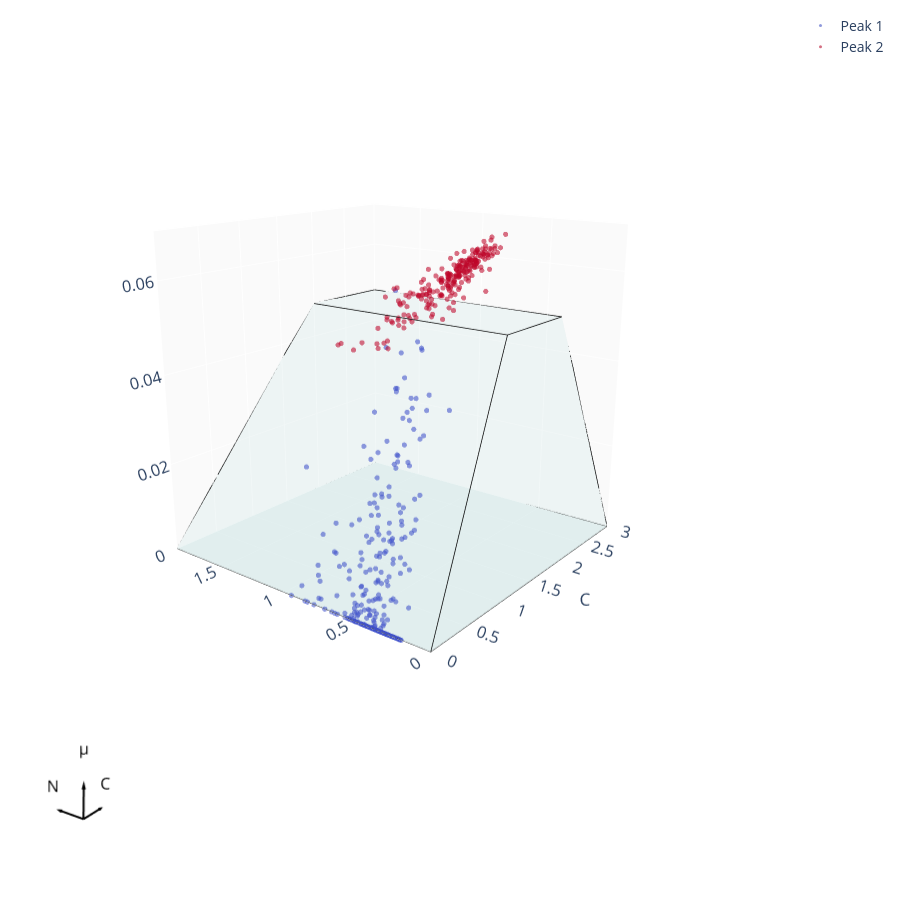

Notebook code cell kept with this figure:
### Code cell
import numpy as np
import pandas as pd
import plotly.graph_objects as go
import matplotlib.pyplot as plt
from scipy.spatial import ConvexHull
from collections import defaultdict

# =========================
# Load feasibility polytope
# =========================

points = pd.read_csv('results_new/feasibility_std_NEW.dat', sep='\t')
points.columns = ['C', 'N', 'G']

# =========================
# Visible axis ranges -- defined ONCE here and reused both for the scene
# layout below AND for computing the plane-cut wireframe segments, so the
# cut lines can never drift out of sync with what's actually visible.
# =========================

X_RANGE = [0, 3]
Y_RANGE = [0, 1.9]
Z_RANGE = [0, 0.07]

# =========================
# Figure
# =========================

fig = go.Figure()

# --- build one 3D point cloud: the real growth-rate surface + its floor twin ---
floor_x = np.concatenate([points['C'], points['C']])
floor_y = np.concatenate([points['N'], points['N']])
floor_z = np.concatenate([points['G'], np.zeros(len(points))])
pts_3d = np.column_stack([floor_x, floor_y, floor_z])

# compute the actual polytope in Python (scipy), instead of leaving the
# triangulation to alphahull in the browser -- this is what both the shaded
# faces AND the wireframe edges below are built from, so they always agree
hull = ConvexHull(pts_3d)
face_i, face_j, face_k = hull.simplices[:, 0], hull.simplices[:, 1], hull.simplices[:, 2]

fig.add_trace(
    go.Mesh3d(
        x=pts_3d[:, 0], y=pts_3d[:, 1], z=pts_3d[:, 2],
        i=face_i, j=face_j, k=face_k,
        opacity=0.15,
        color="rgba(0,128,128,0.35)",
        flatshading=True,
        name='Feasibility polytope',
        hoverinfo='skip',
        showscale=False
    )
)

# =========================
# Boundary edges -- derived from the SAME hull as the mesh above, so they
# always trace exactly the edges of the feasibility region (no more
# hand-typed coordinates that can drift out of sync with the data)
# =========================

def hull_feature_edges(hull, angle_tol_deg=1.0):
    """
    Only the 'sharp' edges of the hull -- where two adjacent triangles meet
    at a real corner of the polytope -- skipping the internal edges that
    just split a flat face (like the floor or the top plateau) into
    triangles.
    """
    edge_faces = defaultdict(list)
    for face_idx, simplex in enumerate(hull.simplices):
        for a, b in [(simplex[0], simplex[1]), (simplex[1], simplex[2]), (simplex[2], simplex[0])]:
            edge = tuple(sorted((int(a), int(b))))
            edge_faces[edge].append(face_idx)
    normals = hull.equations[:, :3]
    cos_tol = np.cos(np.radians(angle_tol_deg))
    edges = []
    for edge, faces in edge_faces.items():
        if len(faces) == 2:
            n1, n2 = normals[faces[0]], normals[faces[1]]
            if np.dot(n1, n2) < cos_tol:
                edges.append(edge)
        else:
            edges.append(edge)
    return edges


def hull_plane_cut_edges(hull, pts_3d, axis, value, eps=1e-9):
    """
    Cross-section of the hull with the plane `pts_3d[:, axis] == value`,
    returned as a list of (point_a, point_b) segments.

    Used to draw a clean boundary line wherever the mesh actually gets
    clipped by the visible axis range (e.g. the C axis being cropped to
    [0, 3] while the underlying data extends to C=10) -- otherwise Plotly
    just silently cuts the mesh off there with no marked edge.

    Triangles that lie ENTIRELY in the cutting plane are skipped: those are
    real hull faces coincident with the plane (e.g. the z=0 floor, or a
    C=0/N=0 wall if the data starts exactly at the axis origin), not a cut
    -- their boundary is already traced by hull_feature_edges above, so
    including them here would just redraw the internal triangulation lines
    of that flat face.
    """
    d = pts_3d[:, axis] - value
    segments = []
    for simplex in hull.simplices:
        ds = d[simplex]
        signs = np.sign(np.where(np.abs(ds) < eps, 0, ds))
        if not (1 in signs and -1 in signs):
            # the plane doesn't actually pass through this triangle's
            # interior -- either the whole triangle is coincident with it
            # (a real face, e.g. the z=0 floor -- already traced by
            # hull_feature_edges) or the plane only touches one vertex
            # without slicing across (not a genuine cut)
            continue
        cross_pts = []
        for a_idx in range(3):
            b_idx = (a_idx + 1) % 3
            da, db = ds[a_idx], ds[b_idx]
            if abs(da) < eps:
                cross_pts.append(pts_3d[simplex[a_idx]])
            elif da * db < 0:
                t = da / (da - db)
                cross_pts.append(pts_3d[simplex[a_idx]] + t * (pts_3d[simplex[b_idx]] - pts_3d[simplex[a_idx]]))
        if len(cross_pts) >= 2:
            segments.append((cross_pts[0], cross_pts[1]))
    return segments


feature_edges = hull_feature_edges(hull)

edge_x, edge_y, edge_z = [], [], []
for a, b in feature_edges:
    edge_x += [pts_3d[a, 0], pts_3d[b, 0], None]
    edge_y += [pts_3d[a, 1], pts_3d[b, 1], None]
    edge_z += [pts_3d[a, 2], pts_3d[b, 2], None]

# add cut lines wherever the hull actually crosses one of the visible axis
# range boundaries (a no-op for any plane the hull doesn't reach, e.g. the
# z-axis upper range if growth rate never gets that high)
for axis, rng in zip((0, 1, 2), (X_RANGE, Y_RANGE, Z_RANGE)):
    for value in rng:
        for p_a, p_b in hull_plane_cut_edges(hull, pts_3d, axis, value):
            edge_x += [p_a[0], p_b[0], None]
            edge_y += [p_a[1], p_b[1], None]
            edge_z += [p_a[2], p_b[2], None]

fig.add_trace(
    go.Scatter3d(
        x=edge_x,
        y=edge_y,
        z=edge_z,
        mode='lines',
        line=dict(color='black', width=1.5),
        showlegend=False,
        hoverinfo='skip'
    )
)

# =========================
# Experimental data -- split by cluster
# =========================

df2 = pd.read_csv(
    'results_new/results_std_corrected_12h_PEAKS.dat',
    sep='\t'
).reset_index(drop=True)

clusters = pd.read_csv(
    'results_new/clusters_4to12h_N_NEW.dat',
    sep='\t'
).reset_index(drop=True)
# .reset_index(drop=True) on BOTH above is what makes the boolean mask below
# line up by *position* rather than by whatever index each file happened to
# come in with -- if df2 and clusters weren't built row-for-row in the same
# order to begin with, this still won't fix that, but it removes index
# mismatches as a source of silently-empty/misaligned subsets.

dfs = [df2[clusters['cluster'].to_numpy() == i].reset_index(drop=True) for i in range(2)]

# --- Colors ---
# plt.cm.coolwarm(...) returns a matplotlib RGBA tuple with components in
# 0-1 (e.g. (0.129, 0.400, 0.674, 1.0)). Plotly's marker.color does NOT
# understand that -- it wants a CSS-style string ("rgb(...)", "rgba(...)",
# hex, or a named color). Handing it a raw float tuple is why the cluster
# markers weren't painting: this converts it to a string Plotly can use.
def mpl_to_rgba_str(rgba, alpha=None):
    r, g, b = rgba[:3]
    a = alpha if alpha is not None else (rgba[3] if len(rgba) > 3 else 1.0)
    return f'rgba({int(round(r*255))},{int(round(g*255))},{int(round(b*255))},{a})'

cmap = plt.cm.coolwarm
color_peak1 = mpl_to_rgba_str(cmap(0.0), alpha=0.95)   # coolwarm dark blue -> Peak 1
color_peak2 = mpl_to_rgba_str(cmap(1.0), alpha=0.95)   # coolwarm dark red  -> Peak 2
colors = [color_peak1, color_peak2]
labels = ['Peak 1', 'Peak 2']   # matches cluster order (0 -> Peak 1, 1 -> Peak 2)

# =========================
# Add data traces
# =========================

for trace_idx, dfi in enumerate(dfs):

    mask = dfi['u_N'] < 10  # note: filters on u_N, not u_C -- keep if intentional
    dfi = dfi[mask]

    fig.add_trace(
        go.Scatter3d(
            x=dfi['u_C'],
            y=dfi['u_N'],
            z=dfi['g'],

            mode='markers',

            name=labels[trace_idx],

            marker=dict(
                size=3,
                color=colors[trace_idx],
                opacity=0.6,
                line=dict(width=0)
            ),

            error_z=dict(
                type='data',
                array=dfi['sd'],
                visible=False,
                color='grey',
                thickness=0.5,
                width=2
            )
        )
    )

# =========================
# Axis triad -- small second 3D scene in the bottom-left corner that uses
# the SAME camera as the main scene, so its arrows show the orientation
# of the C, N and growth-rate axes in this view.
# =========================

CAMERA = dict(
    eye=dict(x=-2.3, y=-1.8, z=0.85),   # pulled back ~20% so labels aren't clipped
    center=dict(x=0, y=0, z=-0.08),   # nudges the polytope down in the frame
    up=dict(x=0, y=0, z=1)
)

TRIAD_LABELS = ['C', 'N', 'μ']   # short names matching the main axes
TRIAD_COLOR = 'black'

for vec, lab in zip(np.eye(3), TRIAD_LABELS):
    # shaft
    fig.add_trace(go.Scatter3d(
        x=[0, vec[0]], y=[0, vec[1]], z=[0, vec[2]],
        mode='lines', line=dict(color=TRIAD_COLOR, width=4),
        scene='scene2', showlegend=False, hoverinfo='skip'
    ))
    # arrowhead
    fig.add_trace(go.Cone(
        x=[vec[0]], y=[vec[1]], z=[vec[2]],
        u=[vec[0]], v=[vec[1]], w=[vec[2]],
        sizemode='absolute', sizeref=0.25, anchor='tail',
        colorscale=[[0, TRIAD_COLOR], [1, TRIAD_COLOR]], showscale=False,
        scene='scene2', showlegend=False, hoverinfo='skip'
    ))
    # label
    fig.add_trace(go.Scatter3d(
        x=[vec[0]*1.45], y=[vec[1]*1.45], z=[vec[2]*1.45],
        mode='text', text=[lab], textfont=dict(size=16, color=TRIAD_COLOR),
        scene='scene2', showlegend=False, hoverinfo='skip'
    ))

_hidden_axis = dict(visible=False, range=[-0.2, 1.6])

# =========================
# Layout
# =========================

fig.update_layout(

    width=900,
    height=900,

    font=dict(size=14),

    margin=dict(
        r=10,
        l=10,
        b=10,
        t=10
    ),

#
    #legend=dict(
    #    x=0.7,
    #    y=0.7,
    #    bgcolor='rgba(255,255,255,0.7)',
    #    font=dict(size=15),
#
    #    itemsizing='constant'   # <-- THIS is what makes legend markers bigger & consistent
    #),


    scene=dict(

        # main plot area: leave a strip at the bottom-left for the triad
        domain=dict(x=[0.0, 1.0], y=[0.08, 1.0]),

        xaxis=dict(
            title='C', #  Lower bound for<br>C uptake (mmol·gDW⁻¹·h⁻¹)',
            backgroundcolor="#FAFAFA",
            gridcolor="white",
            showbackground=True,
            zerolinecolor="white",
            range=X_RANGE
        ),

        yaxis=dict(
            title='', # Lower bound for<br>N uptake (mmol·gDW⁻¹·h⁻¹)',
            backgroundcolor="#FAFAFA",
            gridcolor="white",
            showbackground=True,
            zerolinecolor="white",
            range=Y_RANGE
        ),

        zaxis=dict(
            title='',#Growth rate (h⁻¹)',
            backgroundcolor="#FAFAFA",
            gridcolor="white",
            showbackground=True,
            zerolinecolor="white",
            range=Z_RANGE
        ),

        camera=CAMERA
    ),

    # triad scene: bottom-left corner, same camera, no axes/background
    scene2=dict(
        domain=dict(x=[0.02, 0.16], y=[0.04, 0.18]),
        xaxis=_hidden_axis, yaxis=_hidden_axis, zaxis=_hidden_axis,
        aspectmode='cube',
        camera=CAMERA,
        dragmode=False
    )
)

fig.write_html('test_polytope.html')
fig.show()

### Figure 1 — Plotly figure (JSON) as saved in the notebook; plotly's stock layout.template omitted (floating-point values rounded to 4 significant figures; data arrays with more than 128 entries replaced by an {"elided": "..."} marker saying what was removed)
{"data": [{"color": "rgba(0,128,128,0.35)", "flatshading": true, "hoverinfo": "skip", "i": [66, 22, 22, 22, 22, 22, 23, 881, 881, 424, 424, 423, 423, 423, 66, 66, 83, 83, 41, 41, 41, 41, 41, 41, 41, 41], "j": [67, 420, 423, 66, 67, 66, 67, 20, 420, 104, 104, 881, 881, 424, 424, 423, 104, 67, 881, 104, 881, 83, 20, 23, 83, 23], "k": [88, 0, 420, 423, 0, 67, 0, 0, 0, 88, 440, 420, 440, 440, 88, 424, 88, 88, 20, 440, 440, 104, 0, 0, 67, 67], "name": "Feasibility polytope", "opacity": 0.15, "showscale": false, "type": "mesh3d", "x": {"elided": "882 float values"}, "y": {"elided": "882 float values"}, "z": {"elided": "882 float values"}}, {"hoverinfo": "skip", "line": {"color": "black", "width": 1.5}, "mode": "lines", "showlegend": false, "type": "scatter3d", "x": [1.5, 2, null, 0, 10, null, 0, 0.5, null, 10, 10, null, 0.5, 1.5, null, 0, 10, null, 0, 0, null, 10, 10, null, 2, 2, null, 2, 10, null, 2, 10, null, 10, 10, null, 10, 10, null, 10, 10, null, 1.5, 2, null, 0, 0.5, null, 0.5, 1.5, null, 3, 3, null, 3, 3, null, 3, 3, null, 3, 3, null, 3, 3, null, 3, 3, null, 3, 3, null, 3, 3, null, 3, 3, null, 3, 3, null, 3, 3, null, 3, 3, null, 0, 9.5, null, 10, 9.5, null, 2.5, 2, null, 2.5, 10, null, 10, 10, null, 10, 10, null, 10, 10, null, 2, 1.531, null, 1.5, 1.531, null, 0, 0.475, null, 0.5, 0.475, null, 1.5, 0.5625, null, 0.5, 0.5625, null], "y": [0.3, 0.4, null, 0, 0, null, 0, 0.1, null, 0, 0.3, null, 0.1, 0.3, null, 2, 2, null, 0, 2, null, 0, 2, null, 0.4, 2, null, 0.4, 0.4, null, 2, 2, null, 0.4, 2, null, 2, 2, null, 0.3, 0.4, null, 2, 2, null, 2, 2, null, 2, 2, null, 0.07368, 0, null, 0.1526, 0.07368, null, 0.3, 0.1526, null, 2, 0.6, null, 0, 0.6, null, 1.8, 0.4, null, 1.8, 2, null, 0.3176, 0.4, null, 0.3, 0.3176, null, 2, 2, null, 2, 2, null, 2, 2, null, 1.9, 1.9, null, 1.9, 1.9, null, 1.9, 1.9, null, 1.9, 1.9, null, 1.9, 1.9, null, 1.9, 1.9, null, 1.9, 1.9, null, 1.9, 1.9, null, 1.9, 1.9, null, 1.9, 1.9, null, 1.9, 1.9, null, 1.9, 1.9, null, 1.9, 1.9, null], "z": [0.03633, 0.0481, null, 0, 6.17e-15, null, 0, 0.01211, null, 6.17e-15, 0.03633, null, 0.01211, 0.03633, null, 0, 0, null, 0, 0, null, 6.17e-15, 0, null, 0.0481, 0.0481, null, 0.0481, 0.0481, null, 0.0481, 0.0481, null, 0.0481, 0.0481, null, 0.0481, 0, null, 0.03633, 0.0481, null, 0.03655, 0.0481, null, 0, 0.01218, null, 0.01218, 0.03655, null, 0.008922, 1.851e-15, null, 0.01848, 0.008922, null, 0.03633, 0.01848, null, 0, 0, null, 1.851e-15, 0, null, 0.0481, 0.0481, null, 0.0481, 0.0481, null, 0.0384, 0.0481, null, 0.03633, 0.0384, null, 0.008977, 0, null, 0.0481, 0.02163, null, 0.008977, 0.02163, null, 0, 0, null, 3.085e-16, 0, null, 0.0481, 0.0481, null, 0.0481, 0.0481, null, 0.002137, 3.085e-16, null, 0.002137, 0.04741, null, 0.0481, 0.04741, null, 0.0481, 0.03727, null, 0.03655, 0.03727, null, 0, 0.01157, null, 0.01218, 0.01157, null, 0.03655, 0.01371, null, 0.01218, 0.01371, null]}, {"error_z": {"array": {"elided": "293 float values"}, "color": "grey", "thickness": 0.5, "type": "data", "visible": false, "width": 2}, "marker": {"color": "rgba(59,76,192,0.95)", "line": {"width": 0}, "opacity": 0.6, "size": 3}, "mode": "markers", "name": "Peak 1", "type": "scatter3d", "x": {"elided": "293 float values"}, "y": {"elided": "293 float values"}, "z": {"elided": "293 float values"}}, {"error_z": {"array": {"elided": "227 float values"}, "color": "grey", "thickness": 0.5, "type": "data", "visible": false, "width": 2}, "marker": {"color": "rgba(180,4,38,0.95)", "line": {"width": 0}, "opacity": 0.6, "size": 3}, "mode": "markers", "name": "Peak 2", "type": "scatter3d", "x": {"elided": "227 float values"}, "y": {"elided": "227 float values"}, "z": {"elided": "227 float values"}}, {"hoverinfo": "skip", "line": {"color": "black", "width": 4}, "mode": "lines", "scene": "scene2", "showlegend": false, "type": "scatter3d", "x": [0, 1], "y": [0, 0], "z": [0, 0]}, {"anchor": "tail", "colorscale": [[0, "black"], [1, "black"]], "hoverinfo": "skip", "scene": "scene2", "showlegend": false, "showscale": false, "sizemode": "absolute", "sizeref": 0.25, "type": "cone", "u": [1], "v": [0], "w": [0], "x": [1], "y": [0], "z": [0]}, {"hoverinfo": "skip", "mode": "text", "scene": "scene2", "showlegend": false, "text": ["C"], "textfont": {"color": "black", "size": 16}, "type": "scatter3d", "x": [1.45], "y": [0], "z": [0]}, {"hoverinfo": "skip", "line": {"color": "black", "width": 4}, "mode": "lines", "scene": "scene2", "showlegend": false, "type": "scatter3d", "x": [0, 0], "y": [0, 1], "z": [0, 0]}, {"anchor": "tail", "colorscale": [[0, "black"], [1, "black"]], "hoverinfo": "skip", "scene": "scene2", "showlegend": false, "showscale": false, "sizemode": "absolute", "sizeref": 0.25, "type": "cone", "u": [0], "v": [1], "w": [0], "x": [0], "y": [1], "z": [0]}, {"hoverinfo": "skip", "mode": "text", "scene": "scene2", "showlegend": false, "text": ["N"], "textfont": {"color": "black", "size": 16}, "type": "scatter3d", "x": [0], "y": [1.45], "z": [0]}, {"hoverinfo": "skip", "line": {"color": "black", "width": 4}, "mode": "lines", "scene": "scene2", "showlegend": false, "type": "scatter3d", "x": [0, 0], "y": [0, 0], "z": [0, 1]}, {"anchor": "tail", "colorscale": [[0, "black"], [1, "black"]], "hoverinfo": "skip", "scene": "scene2", "showlegend": false, "showscale": false, "sizemode": "absolute", "sizeref": 0.25, "type": "cone", "u": [0], "v": [0], "w": [1], "x": [0], "y": [0], "z": [1]}, {"hoverinfo": "skip", "mode": "text", "scene": "scene2", "showlegend": false, "text": ["μ"], "textfont": {"color": "black", "size": 16}, "type": "scatter3d", "x": [0], "y": [0], "z": [1.45]}], "layout": {"font": {"size": 14}, "height": 900, "margin": {"b": 10, "l": 10, "r": 10, "t": 10}, "scene": {"camera": {"center": {"x": 0, "y": 0, "z": -0.08}, "eye": {"x": -2.3, "y": -1.8, "z": 0.85}, "up": {"x": 0, "y": 0, "z": 1}}, "domain": {"x": [0, 1], "y": [0.08, 1]}, "xaxis": {"backgroundcolor": "#FAFAFA", "gridcolor": "white", "range": [0, 3], "showbackground": true, "title": {"text": "C"}, "zerolinecolor": "white"}, "yaxis": {"backgroundcolor": "#FAFAFA", "gridcolor": "white", "range": [0, 1.9], "showbackground": true, "title": {"text": ""}, "zerolinecolor": "white"}, "zaxis": {"backgroundcolor": "#FAFAFA", "gridcolor": "white", "range": [0, 0.07], "showbackground": true, "title": {"text": ""}, "zerolinecolor": "white"}}, "scene2": {"aspectmode": "cube", "camera": {"center": {"x": 0, "y": 0, "z": -0.08}, "eye": {"x": -2.3, "y": -1.8, "z": 0.85}, "up": {"x": 0, "y": 0, "z": 1}}, "domain": {"x": [0.02, 0.16], "y": [0.04, 0.18]}, "dragmode": false, "xaxis": {"range": [-0.2, 1.6], "visible": false}, "yaxis": {"range": [-0.2, 1.6], "visible": false}, "zaxis": {"range": [-0.2, 1.6], "visible": false}}, "width": 900}}
